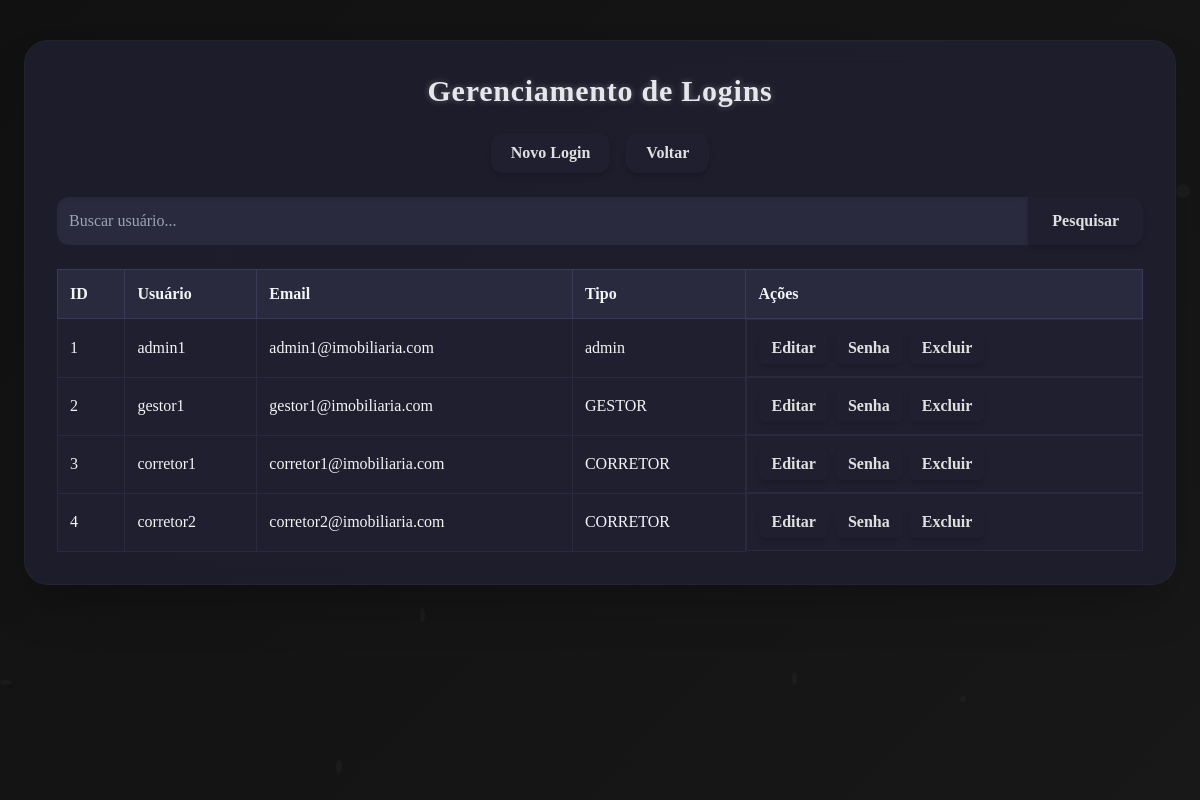
/tcc/logins.php (signed in), run on the app's committed database.
### tables this page shows
CREATE TABLE IF NOT EXISTS `USUARIO` (
    `idUSUARIO` INT AUTO_INCREMENT PRIMARY KEY,
    `usuario` VARCHAR(50) NOT NULL UNIQUE,
    `senha` VARCHAR(255) NOT NULL,
    `tipo` ENUM('GESTOR','CORRETOR','admin') NOT NULL,
    `email` VARCHAR(100)
);

### tcc/logins.php (the view, shortened to what this page needs)
<?php
include 'conexao.php';
$busca = $_GET['busca'] ?? '';
$where = '';
$sql = "SELECT * FROM USUARIO $where ORDER BY idUSUARIO ASC";
$resultado = $conn->query($sql);
?>
<!DOCTYPE html>
<html lang="pt-BR">
<head>
<script src="https://cdn.tailwindcss.com"></script>
</head>
<body class="font-serif text-gray-100 min-h-screen relative overflow-hidden">
<?php for($i=0;$i<25;$i++): ?>
  <div class="particle" style="width:<?=rand(5,15)?>px;height:<?=rand(5,15)?>px;top:<?=rand(0,100)?>%;left:<?=rand(0,100)?>%;animation-duration:<?=rand(20,40)?>s;animation-delay:<?=rand(0,20)?>s;"></div>
<?php endfor; ?>
<div class="fade-in-page w-full px-4 py-10 flex flex-col items-center">
  <div class="bg-[#1f1f2f]/90 backdrop-blur-md p-8 rounded-3xl w-full max-w-6xl shadow-2xl space-y-6 card-dynamic border border-[#2a2a3f]/50">
    <h2 class="text-3xl font-bold tracking-wide text-center text-gray-200 title-glow">Gerenciamento de Logins</h2>
    <div class="flex flex-wrap gap-4 justify-center">
        <button onclick="abrirModal('cadastrar')" class="py-2 px-5 rounded-xl font-bold btn-glow shadow-md">Novo Login</button>
        <a href="staffmenu.php" class="py-2 px-5 rounded-xl font-bold btn-glow shadow-md">Voltar</a>
    </div>
    <form method="get" class="flex mb-6">
        <input type="text" name="busca" placeholder="Buscar usuário..." value="<?= htmlspecialchars($busca) ?>"
            class="flex-1 p-3 rounded-l-xl bg-[#2a2a3f] text-gray-200 placeholder-gray-400 focus:outline-none focus:ring-2 focus:ring-[#3a3a5a] shadow-inner"/>
        <button type="submit" class="px-6 rounded-r-xl font-bold btn-glow shadow-md">Pesquisar</button>
    </form>
    <div class="overflow-x-auto max-h-[400px] overflow-y-auto">
      <table class="w-full text-left border-collapse">
        <thead>
          <tr class="bg-[#2a2a3f]">
            <th class="p-3 border border-[#3a3a5a]">ID</th>
            <th class="p-3 border border-[#3a3a5a]">Usuário</th>
            <th class="p-3 border border-[#3a3a5a]">Email</th>
            <th class="p-3 border border-[#3a3a5a]">Tipo</th>
            <th class="p-3 border border-[#3a3a5a]">Ações</th>
          </tr>
        </thead>
        <tbody>
        <?php while($linha = $resultado->fetch_assoc()): ?>
          <tr class="bg-[#1f1f2f] hover:bg-[#2c2c44] transition">
            <td class="p-3 border border-[#2a2a3f]"><?= $linha['idUSUARIO'] ?></td>
            <td class="p-3 border border-[#2a2a3f]"><?= htmlspecialchars($linha['usuario']) ?></td>
            <td class="p-3 border border-[#2a2a3f]"><?= htmlspecialchars($linha['email']) ?></td>
            <td class="p-3 border border-[#2a2a3f]"><?= htmlspecialchars($linha['tipo']) ?></td>
            <td class="p-3 border border-[#2a2a3f] flex gap-2">
              <button onclick="abrirModal('editar', <?= $linha['idUSUARIO'] ?>, '<?= addslashes($linha['usuario']) ?>', '<?= addslashes($linha['email']) ?>', '<?= addslashes($linha['tipo']) ?>')" class="px-3 py-1 rounded-md font-bold btn-glow shadow-md">Editar</button>
              <button onclick="abrirModal('alterar_senha', <?= $linha['idUSUARIO'] ?>)" class="px-3 py-1 rounded-md font-bold btn-glow shadow-md">Senha</button>
              <button onclick="abrirModal('excluir', <?= $linha['idUSUARIO'] ?>)" class="px-3 py-1 rounded-md font-bold btn-glow shadow-md">Excluir</button>
            </td>
          </tr>
        <?php endwhile; ?>
        </tbody>
      </table>
    </div>
  </div>
</div>
</body>
</html>

### tcc/logins.php (style rules this page uses)
.fade-in-page { animation: fadeInPage 0.6s ease-in-out; }
body::before { content:"";position:fixed;top:0;left:0;right:0;bottom:0; background:linear-gradient(135deg,#111,#1a1a1a,#222233,#1a1a1a); background-size:400% 400%; animation:gradientMove 20s ease infinite; z-index:-2; }
.particle { position:absolute;border-radius:50%;background:rgba(255,255,255,0.03);pointer-events:none;z-index:-1;animation:floatParticle linear infinite; }
.btn-glow { position:relative;transition:all 0.3s ease;background:#1f1f2f;color:#e0e0e0; }
.btn-glow::before { content:'';position:absolute;top:-2px;left:-2px;right:-2px;bottom:-2px; background:linear-gradient(45deg,#2a2a3f,#3a3a5a,#2a2a3f,#3a3a5a); border-radius:inherit;filter:blur(6px);opacity:0;transition:opacity 0.3s ease;z-index:-1; }
.card-dynamic { box-shadow:0 10px 25px rgba(0,0,0,0.6);transition:transform 0.3s ease, box-shadow 0.3s ease; }
.title-glow { text-shadow:0 0 6px rgba(255,255,255,0.3); }

### data on the page
usuario: idUSUARIO "1", usuario "admin1", email "admin1@imobiliaria.com", tipo "admin"
usuario: idUSUARIO "2", usuario "gestor1", email "gestor1@imobiliaria.com", tipo "GESTOR"
usuario: idUSUARIO "3", usuario "corretor1", email "corretor1@imobiliaria.com", tipo "CORRETOR"
usuario: idUSUARIO "4", usuario "corretor2", email "corretor2@imobiliaria.com", tipo "CORRETOR"
